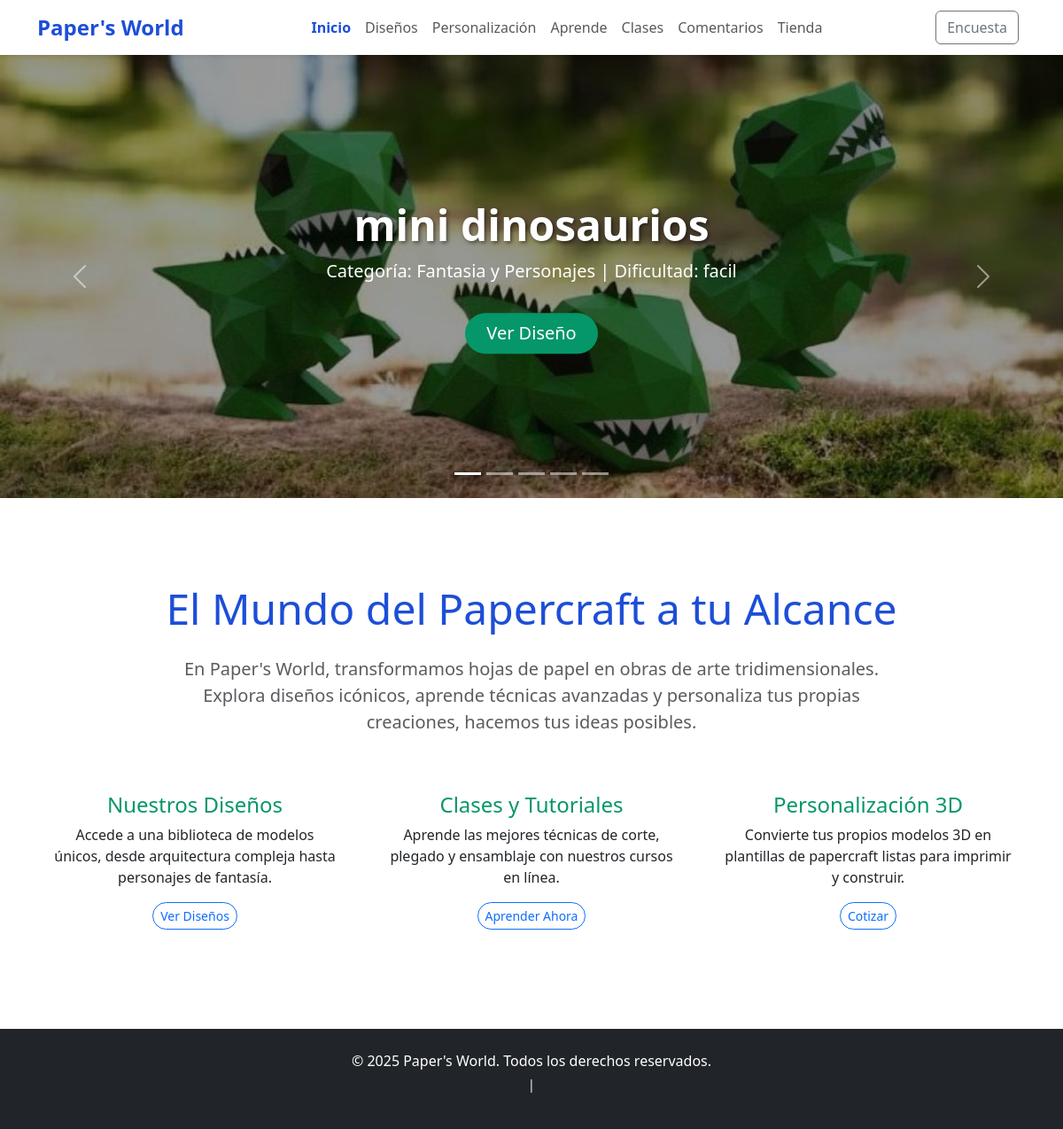
The page / on the database its author committed.
### app.py (models this page shows, shortened)
class Diseno(db.Model):
    id = db.Column(db.Integer, primary_key=True)
    nombre = db.Column(db.String(100), nullable=False)
    categoria = db.Column(db.String(50), nullable=False)
    dificultad = db.Column(db.String(20), default='Intermedio')
    precio = db.Column(db.Float, nullable=False)
    imagen_url = db.Column(db.String(200), default='default_diseno.png')

### app.py (the view)
@app.route('/')
def index():
    try:
        disenos_carrusel = Diseno.query.order_by(func.random()).limit(5).all()
    except Exception as e:
        print(f"Error al cargar diseños para el carrusel: {e}")
        disenos_carrusel = []
    return render_template('index.html',
                           active_page='index',
                           disenos_carrusel=disenos_carrusel)

### templates/index.html (shortened to what this page needs)
<!DOCTYPE html>
<html lang="es">
<head>
    <link href="https://cdn.jsdelivr.net/npm/bootstrap@5.3.3/dist/css/bootstrap.min.css" rel="stylesheet">
</head>
<body>
    <header>
        <nav class="navbar navbar-expand-lg navbar-light bg-white shadow-sm sticky-top">
            <div class="container-fluid container-lg">
                <a class="navbar-brand text-paper-primary fw-bold fs-4" href="{{ url_for('index') }}">Paper's World</a>
                <div class="collapse navbar-collapse" id="navbarNav">
                    <ul class="navbar-nav mx-auto">
                        <li class="nav-item">
                            <a class="nav-link active text-paper-primary fw-bold" href="{{ url_for('index') }}">Inicio</a>
                        </li>
                        <li class="nav-item">
                            <a class="nav-link" href="{{ url_for('disenos') }}">Diseños</a>
                        </li>
                        <li class="nav-item">
                            <a class="nav-link" href="{{ url_for('personalizacion') }}">Personalización</a>
                        </li>
                        <li class="nav-item">
                            <a class="nav-link" href="{{ url_for('aprende') }}">Aprende</a>
                        </li>
                        <li class="nav-item">
                            <a class="nav-link" href="{{ url_for('clases') }}">Clases</a>
                        </li>
                        <li class="nav-item">
                            <a class="nav-link" href="{{ url_for('feedback') }}">Comentarios</a>
                        </li>
                        <li class="nav-item">
                            <a class="nav-link" href="{{ url_for('tienda') }}">Tienda</a>
                        </li>
                    </ul>
                    <div class="d-flex">
                        <a href="https://docs.google.com/forms/d/e/1FAIpQLSc24rZVhFwx9PqqpqRjjNjQpUvUBAKdCk3vQDLZrIIxxabrZQ/viewform?usp=sf_link" target="_blank" class="btn btn-outline-secondary me-2">Encuesta</a>
                    </div>
                </div>
            </div>
        </nav>
    </header>
    <main>
        <div id="heroCarousel" class="carousel slide" data-bs-ride="carousel">
            <div class="carousel-indicators">
                {% for diseno in disenos_carrusel %}
                <button type="button" data-bs-target="#heroCarousel" data-bs-slide-to="{{ loop.index0 }}"
                        class="{% if loop.first %}active{% endif %}"
                        aria-current="{% if loop.first %}true{% endif %}"
                        aria-label="Slide {{ loop.index }}"></button>
                {% endfor %}
            </div>
            <div class="carousel-inner">
                {% for diseno in disenos_carrusel %}
                <div class="carousel-item {% if loop.first %}active{% endif %}">
                    <img src="{{ url_for('static', filename='imagenes/' + diseno.imagen_url) }}"
                         class="d-block w-100"
                         alt="{{ diseno.nombre }}"
                         onerror="this.onerror=null;this.src='{{ url_for('static', filename='imagenes/default_diseno.png') }}';">
                    <div class="carousel-caption text-white">
                        <h2 class="display-4 fw-bold">{{ diseno.nombre }}</h2>
                        <p class="lead">Categoría: {{ diseno.categoria }} | Dificultad: {{ diseno.dificultad }}</p>
                        <a href="{{ url_for('disenos') }}" class="btn btn-paper-secondary btn-lg mt-3 rounded-pill px-4">Ver Diseño</a>
                    </div>
                </div>
                {% endfor %}
            </div>
            <button class="carousel-control-prev" type="button" data-bs-target="#heroCarousel" data-bs-slide="prev">
                <span class="carousel-control-prev-icon" aria-hidden="true"></span>
            </button>
            <button class="carousel-control-next" type="button" data-bs-target="#heroCarousel" data-bs-slide="next">
                <span class="carousel-control-next-icon" aria-hidden="true"></span>
            </button>
        </div>
        <div class="container text-center my-5 py-5">
            <h1 class="text-paper-primary mb-4 display-5">El Mundo del Papercraft a tu Alcance</h1>
            <p class="lead text-muted mx-auto" style="max-width: 800px;">
                En Paper's World, transformamos hojas de papel en obras de arte tridimensionales. Explora diseños icónicos, aprende
                técnicas avanzadas y personaliza tus propias creaciones, hacemos tus ideas posibles.
            </p>
            <div class="row mt-5">
                <div class="col-md-4">
                    <div class="p-3">
                        <h3 class="fs-4 text-paper-secondary">Nuestros Diseños</h3>
                        <p>Accede a una biblioteca de modelos únicos, desde arquitectura compleja hasta personajes de fantasía.</p>
                        <a href="{{ url_for('disenos') }}" class="btn btn-sm btn-outline-primary rounded-pill">Ver Diseños</a>
                    </div>
                </div>
                <div class="col-md-4">
                    <div class="p-3">
                        <h3 class="fs-4 text-paper-secondary">Clases y Tutoriales </h3>
                        <p>Aprende las mejores técnicas de corte, plegado y ensamblaje con nuestros cursos en línea.</p>
                        <a href="{{ url_for('aprende') }}" class="btn btn-sm btn-outline-primary rounded-pill">Aprender Ahora</a>
                    </div>
                </div>
                <div class="col-md-4">
                    <div class="p-3">
                        <h3 class="fs-4 text-paper-secondary">Personalización 3D </h3>
                        <p>Convierte tus propios modelos 3D en plantillas de papercraft listas para imprimir y construir.</p>
                        <a href="{{ url_for('personalizacion') }}" class="btn btn-sm btn-outline-primary rounded-pill">Cotizar</a>
                    </div>
                </div>
            </div>
        </div>
    </main>
    <footer class="bg-dark text-white py-4 mt-5">
        <div class="container text-center">
            <p class="mb-1">&copy; 2025 Paper's World. Todos los derechos reservados.</p>
            <p class="small">
                <a href="#" class="text-muted text-decoration-none me-3">Política de Privacidad</a> |
                <a href="#" class="text-muted text-decoration-none">Términos y Condiciones</a>
            </p>
        </div>
    </footer>
</body>
</html>

### templates/index.html (style rules this page uses)
.text-paper-primary { color: #1d4ed8 !important; }
.text-paper-secondary { color: #059669 !important; }
.btn-paper-secondary { background-color: #059669; color: white; border: none; }
.carousel-item img { height: 500px; object-fit: cover; filter: brightness(0.6); }
.carousel-caption { z-index: 10; top: 50%; transform: translateY(-50%); bottom: auto; }
.carousel-caption h2 { font-size: 3rem; text-shadow: 2px 2px 4px rgba(0, 0, 0, 0.5); }

### rows shown on the page
Diseno: imagen_url (picture), nombre "mini dinosaurios", categoria "Fantasia y Personajes", dificultad "facil"
